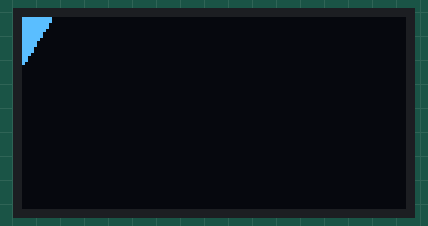
A sketch run on a simulated Arduino Uno, built with avr-gcc and run on an emulated ATmega328P. Parts: 128×64 one-colour display.

Above: at 0.51 s.
At 1.71 s:
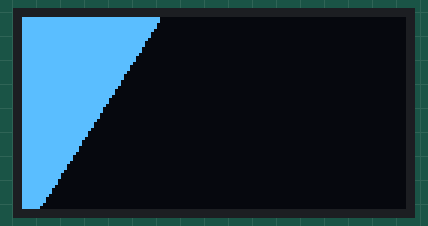
At 2.92 s:
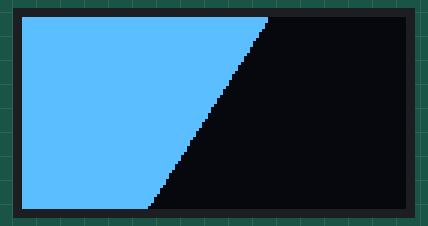
At 5.34 s:
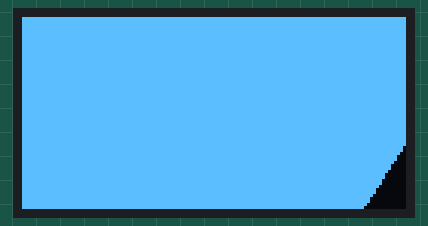
At 8.1 s:
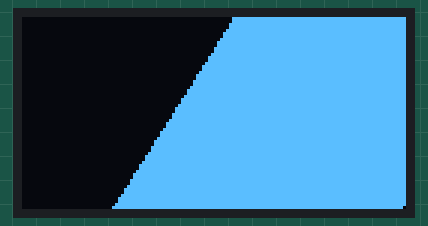
At 10.82 s:
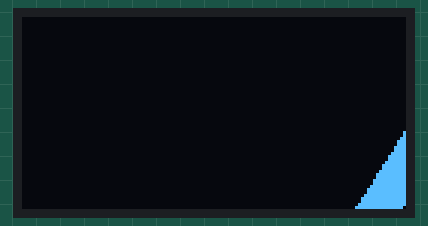

Measured:
- by itself, everything shown: repeats every 11.2 s, in 37 steps

The sketch:

SSD1306_ANIMATION.ino
```cpp
/*
   Testcode for animating a moving block,
   it doesn't do much but it moves.

   This crappy demo was made by
    > Teukkaniikka
*/

// Include all of the display drawing libraries
#include <SPI.h>
#include <Adafruit_GFX.h>
#include <Adafruit_SSD1306.h>

// The screen resolution goes here
#define SCREEN_WIDTH  128
#define SCREEN_HEIGHT 64

// The pinout goes here
#define OLED_DC     6
#define OLED_CS     7
#define OLED_RESET  8

// Initialize the display object (This one is used for a display with SPI -interface!)
Adafruit_SSD1306 display(SCREEN_WIDTH, SCREEN_HEIGHT, &SPI, OLED_DC, OLED_RESET, OLED_CS);

// These are used for the drawing routines, somehow using
// SCREEN_WIDTH-1 didn't work and this works (I have no idea why),
// so yeah...
const uint8_t screenW = SCREEN_WIDTH - 1;
const uint8_t screenH = SCREEN_HEIGHT - 1;

void setup() {
  // Make the screen alive
  display.begin(SSD1306_SWITCHCAPVCC);
  display.setRotation(2);
  display.setTextSize(1);
  display.setTextColor(WHITE);
  display.setCursor(0, 0);
  display.clearDisplay();
}

void loop() {
  // Clear the screen
  display.clearDisplay();

  // Fill a triangle from left to right with white (draw it)
  for (int16_t x = -40; x < screenW; x++) {
    display.fillTriangle(x, 0, x, screenH, x+40, 0, 1);
    display.display();
  }

  // Fill a triangle from left to right with black (clear the already drawn one)
  for (int16_t x = -40; x < screenW; x++) {
    display.fillTriangle(x, 0, x, screenH, x+40, 0, 0);
    display.display();
  }

  display.display();
}
```
